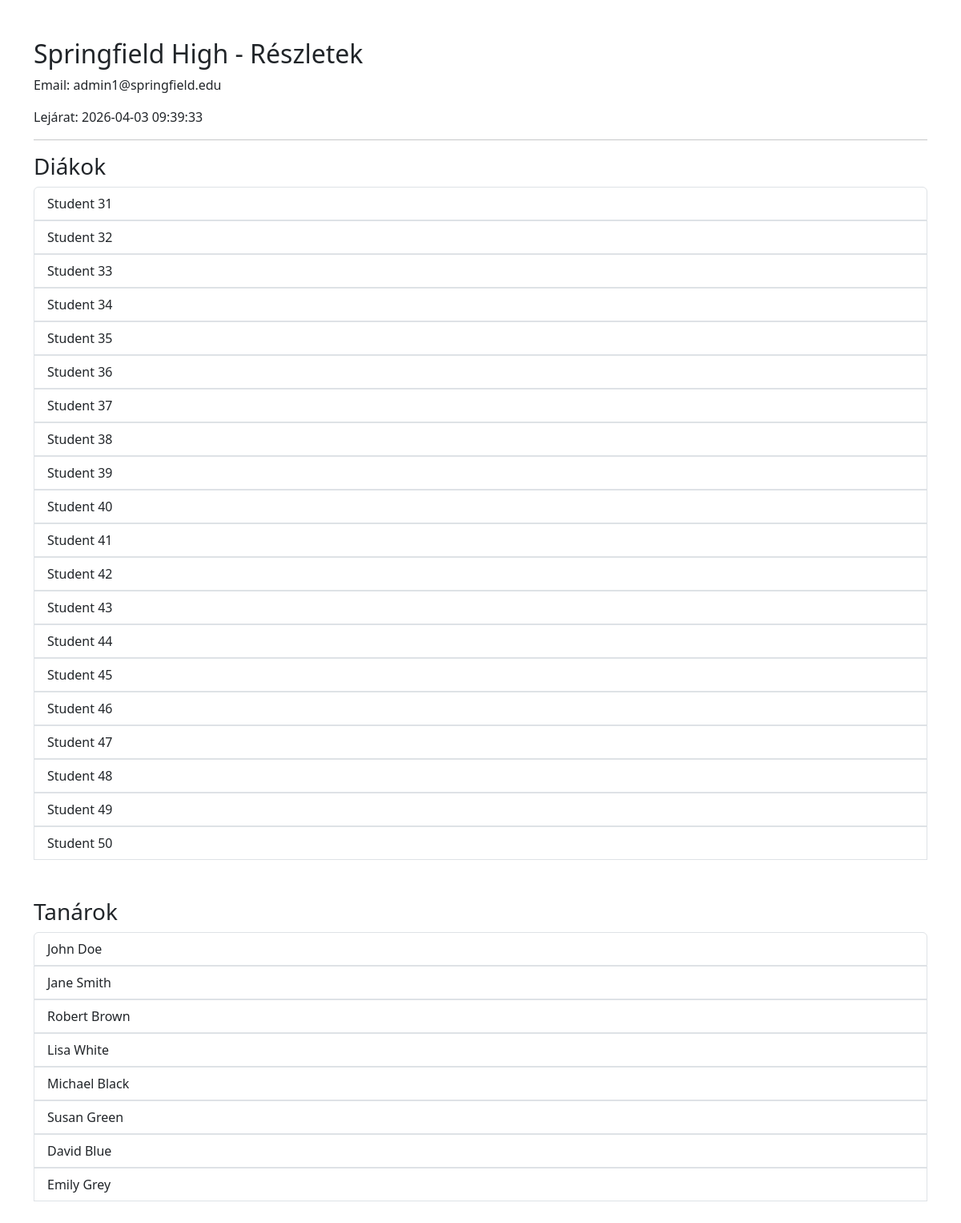
Screenshot of /pages/admin/school_details.php?id=1 with the database file from the repository.
### tables this page shows
CREATE TABLE `schools` (
  `Id` int(11) NOT NULL,
  `Name` varchar(100) NOT NULL,
  `Country` varchar(100) NOT NULL,
  `Address` varchar(150) NOT NULL,
  `Email` varchar(100) NOT NULL,
  `Password` varchar(255) NOT NULL,
  `Date` datetime NOT NULL,
  `IsActive` tinyint(1) DEFAULT 0,
  `ExpirationDate` datetime NOT NULL,
  `UserType` enum('school') DEFAULT 'school'
);

CREATE TABLE `students` (
  `Id` int(11) NOT NULL,
  `SchoolId` int(11) NOT NULL,
  `Name` varchar(100) NOT NULL,
  `Email` varchar(100) NOT NULL,
  `Password` varchar(255) NOT NULL,
  `StudentCard` int(11) NOT NULL,
  `Date` datetime NOT NULL,
  `IsActive` tinyint(1) DEFAULT 0,
  `ExpirationDate` datetime NOT NULL,
  `UserType` enum('student') DEFAULT 'student'
);

CREATE TABLE `teachers` (
  `Id` int(11) NOT NULL,
  `SchoolId` int(11) NOT NULL,
  `Name` varchar(100) NOT NULL,
  `Email` varchar(100) NOT NULL,
  `Password` varchar(255) NOT NULL,
  `IdentityCard` int(11) NOT NULL,
  `Date` datetime NOT NULL,
  `IsActive` tinyint(1) DEFAULT 0,
  `ExpirationDate` datetime NOT NULL,
  `UserType` enum('teacher') DEFAULT 'teacher'
);

### pages/admin/school_details.php (the view, shortened to what this page needs)
<?php
require_once "/xampp/htdocs/Horizon/database/db.php";
require "/xampp/htdocs/Horizon/views/header.php";
$schoolId = (int)$_GET['id'];
$schoolSql = "SELECT * FROM schools WHERE Id = ?";
$stmt = $conn->prepare($schoolSql);
$stmt->bind_param("i", $schoolId);
$stmt->execute();
$school = $stmt->get_result()->fetch_assoc();
$studentsSql = "SELECT * FROM students WHERE SchoolId = ?";
$stmt = $conn->prepare($studentsSql);
$stmt->bind_param("i", $schoolId);
$stmt->execute();
$students = $stmt->get_result();
$teachersSql = "SELECT * FROM teachers WHERE SchoolId = ?";
$stmt = $conn->prepare($teachersSql);
$stmt->bind_param("i", $schoolId);
$stmt->execute();
$teachers = $stmt->get_result();
?>
<div class="container my-5">
    <h2><?= htmlspecialchars($school['Name']) ?> - Részletek</h2>
    <p>Email: <?= htmlspecialchars($school['Email']) ?></p>
    <p>Lejárat: <?= htmlspecialchars($school['ExpirationDate']) ?></p>
    <hr>
    <h3>Diákok</h3>
    <div class="list-group" id="studentList">
        <?php while ($student = $students->fetch_assoc()): ?>
            <a class="list-group-item list-group-item-action" data-bs-toggle="collapse" href="#student<?= $student['Id'] ?>" role="button" aria-expanded="false" aria-controls="student<?= $student['Id'] ?>">
                <?= htmlspecialchars($student['Name']) ?>
            </a>
        <?php endwhile; ?>
    </div>
    <h3 class="mt-5">Tanárok</h3>
    <div class="list-group" id="teacherList">
        <?php while ($teacher = $teachers->fetch_assoc()): ?>
            <a class="list-group-item list-group-item-action" data-bs-toggle="collapse" href="#teacher<?= $teacher['Id'] ?>" role="button" aria-expanded="false" aria-controls="teacher<?= $teacher['Id'] ?>">
                <?= htmlspecialchars($teacher['Name']) ?>
            </a>
        <?php endwhile; ?>
    </div>
</div>
<?php require "/xampp/htdocs/Horizon/views/footer.php"; ?>

### views/header.php (shortened to what this page needs)
<!DOCTYPE html>
<html lang="hu">
<head>
    <link href="https://cdn.jsdelivr.net/npm/bootstrap@5.3.0/dist/css/bootstrap.min.css" rel="stylesheet">
</head>
<body>

### views/footer.php
</body>
</html>

### rows the page displays
schools: Name "Springfield High", Email "admin1@springfield.edu", ExpirationDate "2026-04-03 09:39:33"
students: Name "Student 31"
students: Name "Student 32"
students: Name "Student 33"
students: Name "Student 34"
students: Name "Student 35"
students: Name "Student 36"
students: Name "Student 37"
students: Name "Student 38"
students: Name "Student 39"
students: Name "Student 40"
students: Name "Student 41"
students: Name "Student 42"
students: Name "Student 43"
students: Name "Student 44"
students: Name "Student 45"
students: Name "Student 46"
students: Name "Student 47"
students: Name "Student 48"
students: Name "Student 49"
students: Name "Student 50"
teachers: Name "John Doe"
teachers: Name "Jane Smith"
teachers: Name "Robert Brown"
teachers: Name "Lisa White"
teachers: Name "Michael Black"
teachers: Name "Susan Green"
teachers: Name "David Blue"
teachers: Name "Emily Grey"
